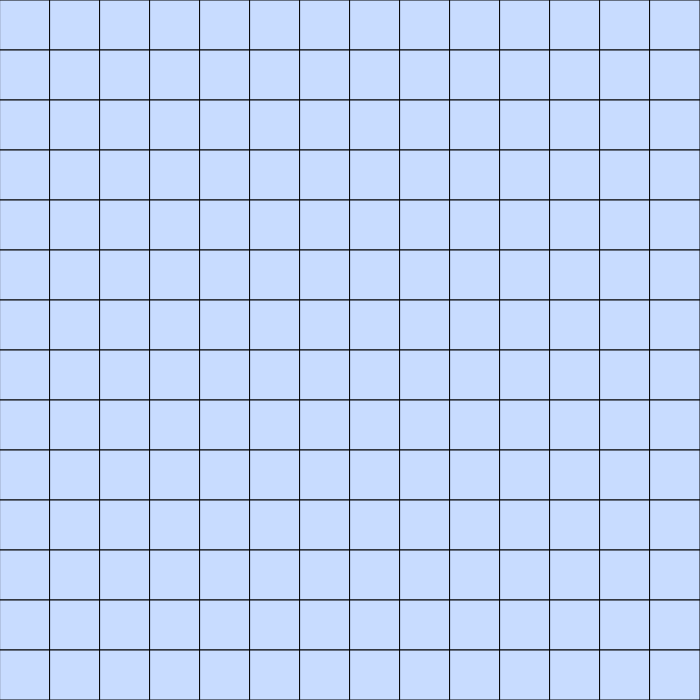
Frame 1 (no input)
Frame 60 (no input): identical to frame 1, image omitted
Frame 120 (the mouse pressed at the canvas centre since frame 60): identical to frame 1, image omitted

The p5.js sketch that drew this single still picture (run headless with seeded random() and noise() and a simulated clock; from frame 60 on, the mouse is pressed at the canvas centre):

// p5.js sketch
// ── sketch.js
/*
<><><><><><><><><><><><><><><><><><><><><><><><><><><><><><><><><><><><><><><><><><><><>
 Nested FOR loops with interactivity 

 A loop withing a loop lets us create a 2D grid
 out of individual squares. 
Check out this video by Dan Shiffman for more about nested loops: 
 https://thecodingtrain.com/tracks/code-programming-with-p5-js/code/4-loops/2-nested 
 

 Q: How can we create interaction with a for loop?
 
 A: You can sneak a conditional statement into that for loop!
 
 In this example, each individual square in the grid 
 changes color with mouse hover
 <><><><><><><><><><><><><><><><><><><><><><><><><><><><><><><><><><><><><><><><><><><><>
 */

 // variable to set the size of the squares
 const size = 50;
 
 function setup() 
 {
   createCanvas(700, 700);
 }
 
 function draw() 
 {


   // The first for loop moves through changing
   // x values (left to right)
   for (let x = 0; x < width; x = x + size) 
   {
	// For each x value, we use a second for loop
	// moving through changing y values -- drawing
	// one column of squares
	for (let y = 0; y < height; y = y + size) 
	{
		// Check if the mouse is inside the square at x, y; 
		// set the fill color accordingly.
		if(mouseX > x && mouseX < x + size
		  && mouseY > y && mouseY < y + size 
		) {
			fill("red");
		} else {
			fill(200, 220, 255);
		}

		// draw a square at x, y
		rect(x, y, 50, 50);
	}
   }
 
 }
